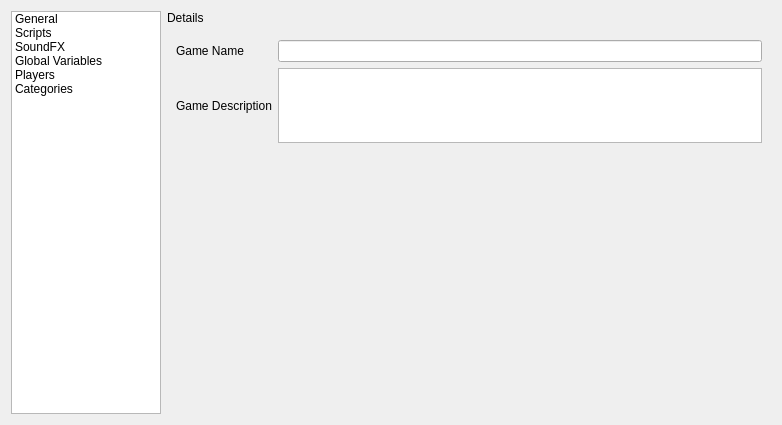
<?xml version="1.0" encoding="UTF-8"?>
<ui version="4.0">
 <class>GameconfigEditorv2</class>
 <widget class="QWidget" name="GameconfigEditorv2">
  <property name="geometry">
   <rect>
    <x>0</x>
    <y>0</y>
    <width>782</width>
    <height>425</height>
   </rect>
  </property>
  <property name="windowTitle">
   <string>Form</string>
  </property>
  <layout class="QGridLayout" name="gridLayout">
   <item row="0" column="1">
    <widget class="QLabel" name="sectionLabel">
     <property name="text">
      <string>Details</string>
     </property>
    </widget>
   </item>
   <item row="0" column="0" rowspan="2">
    <widget class="QListWidget" name="sectionList">
     <property name="sizePolicy">
      <sizepolicy hsizetype="Fixed" vsizetype="Expanding">
       <horstretch>0</horstretch>
       <verstretch>0</verstretch>
      </sizepolicy>
     </property>
     <property name="minimumSize">
      <size>
       <width>150</width>
       <height>0</height>
      </size>
     </property>
     <property name="maximumSize">
      <size>
       <width>150</width>
       <height>16777215</height>
      </size>
     </property>
     <item>
      <property name="text">
       <string>General</string>
      </property>
     </item>
     <item>
      <property name="text">
       <string>Scripts</string>
      </property>
     </item>
     <item>
      <property name="text">
       <string>SoundFX</string>
      </property>
     </item>
     <item>
      <property name="text">
       <string>Global Variables</string>
      </property>
     </item>
     <item>
      <property name="text">
       <string>Players</string>
      </property>
     </item>
     <item>
      <property name="text">
       <string>Categories</string>
      </property>
     </item>
    </widget>
   </item>
   <item row="1" column="1">
    <widget class="QStackedWidget" name="detailsWidget">
     <widget class="QWidget" name="generalPage">
      <layout class="QGridLayout" name="gridLayout_2">
       <item row="7" column="0">
        <spacer name="verticalSpacer">
         <property name="orientation">
          <enum>Qt::Vertical</enum>
         </property>
         <property name="sizeHint" stdset="0">
          <size>
           <width>20</width>
           <height>40</height>
          </size>
         </property>
        </spacer>
       </item>
       <item row="2" column="0">
        <widget class="QLabel" name="label_3">
         <property name="text">
          <string>Game Description</string>
         </property>
        </widget>
       </item>
       <item row="0" column="0">
        <widget class="QLabel" name="label_2">
         <property name="text">
          <string>Game Name</string>
         </property>
        </widget>
       </item>
       <item row="2" column="2">
        <widget class="QPlainTextEdit" name="gameDescription">
         <property name="maximumSize">
          <size>
           <width>16777215</width>
           <height>75</height>
          </size>
         </property>
        </widget>
       </item>
       <item row="0" column="2">
        <widget class="QLineEdit" name="gameName"/>
       </item>
      </layout>
     </widget>
     <widget class="QWidget" name="objectsPage">
      <layout class="QGridLayout" name="gridLayout_3">
       <item row="3" column="3">
        <spacer name="verticalSpacer_2">
         <property name="orientation">
          <enum>Qt::Vertical</enum>
         </property>
         <property name="sizeHint" stdset="0">
          <size>
           <width>20</width>
           <height>40</height>
          </size>
         </property>
        </spacer>
       </item>
       <item row="1" column="2">
        <widget class="QLabel" name="label_6">
         <property name="text">
          <string>Script</string>
         </property>
        </widget>
       </item>
       <item row="0" column="0" rowspan="4">
        <widget class="QListWidget" name="objList">
         <property name="sizePolicy">
          <sizepolicy hsizetype="Expanding" vsizetype="Expanding">
           <horstretch>0</horstretch>
           <verstretch>0</verstretch>
          </sizepolicy>
         </property>
         <property name="minimumSize">
          <size>
           <width>194</width>
           <height>0</height>
          </size>
         </property>
         <property name="maximumSize">
          <size>
           <width>16777215</width>
           <height>16777215</height>
          </size>
         </property>
        </widget>
       </item>
       <item row="4" column="0">
        <layout class="QGridLayout" name="gridLayout_4">
         <item row="1" column="3">
          <widget class="QToolButton" name="downObj">
           <property name="text">
            <string>D</string>
           </property>
          </widget>
         </item>
         <item row="1" column="1">
          <spacer name="horizontalSpacer">
           <property name="orientation">
            <enum>Qt::Horizontal</enum>
           </property>
           <property name="sizeHint" stdset="0">
            <size>
             <width>40</width>
             <height>20</height>
            </size>
           </property>
          </spacer>
         </item>
         <item row="1" column="0">
          <widget class="QToolButton" name="addObj">
           <property name="text">
            <string>+</string>
           </property>
          </widget>
         </item>
         <item row="1" column="2">
          <widget class="QToolButton" name="upObj">
           <property name="text">
            <string>U</string>
           </property>
          </widget>
         </item>
         <item row="1" column="5">
          <widget class="QToolButton" name="rmObj">
           <property name="text">
            <string>-</string>
           </property>
          </widget>
         </item>
         <item row="1" column="4">
          <spacer name="horizontalSpacer_11">
           <property name="orientation">
            <enum>Qt::Horizontal</enum>
           </property>
           <property name="sizeHint" stdset="0">
            <size>
             <width>40</width>
             <height>20</height>
            </size>
           </property>
          </spacer>
         </item>
        </layout>
       </item>
       <item row="1" column="3">
        <widget class="QLineEdit" name="objScript"/>
       </item>
       <item row="2" column="2" colspan="2">
        <widget class="QLabel" name="objType">
         <property name="text">
          <string>Object Type ID: 0</string>
         </property>
        </widget>
       </item>
      </layout>
     </widget>
     <widget class="QWidget" name="sfxPage">
      <layout class="QGridLayout" name="gridLayout_6">
       <item row="0" column="0" rowspan="3">
        <widget class="QListWidget" name="sfxList">
         <property name="sizePolicy">
          <sizepolicy hsizetype="Expanding" vsizetype="Expanding">
           <horstretch>0</horstretch>
           <verstretch>0</verstretch>
          </sizepolicy>
         </property>
         <property name="minimumSize">
          <size>
           <width>194</width>
           <height>0</height>
          </size>
         </property>
         <property name="maximumSize">
          <size>
           <width>16777215</width>
           <height>16777215</height>
          </size>
         </property>
        </widget>
       </item>
       <item row="2" column="2">
        <spacer name="verticalSpacer_3">
         <property name="orientation">
          <enum>Qt::Vertical</enum>
         </property>
         <property name="sizeHint" stdset="0">
          <size>
           <width>20</width>
           <height>311</height>
          </size>
         </property>
        </spacer>
       </item>
       <item row="0" column="1">
        <widget class="QLabel" name="label_8">
         <property name="text">
          <string>Path</string>
         </property>
        </widget>
       </item>
       <item row="0" column="2">
        <widget class="QLineEdit" name="sfxName"/>
       </item>
       <item row="3" column="0">
        <layout class="QGridLayout" name="gridLayout_5">
         <item row="0" column="0">
          <widget class="QToolButton" name="addSfx">
           <property name="text">
            <string>+</string>
           </property>
          </widget>
         </item>
         <item row="0" column="2">
          <widget class="QToolButton" name="upSfx">
           <property name="text">
            <string>U</string>
           </property>
          </widget>
         </item>
         <item row="0" column="3">
          <widget class="QToolButton" name="downSfx">
           <property name="text">
            <string>D</string>
           </property>
          </widget>
         </item>
         <item row="0" column="1">
          <spacer name="horizontalSpacer_2">
           <property name="orientation">
            <enum>Qt::Horizontal</enum>
           </property>
           <property name="sizeHint" stdset="0">
            <size>
             <width>40</width>
             <height>20</height>
            </size>
           </property>
          </spacer>
         </item>
         <item row="0" column="5">
          <widget class="QToolButton" name="rmSfx">
           <property name="text">
            <string>-</string>
           </property>
          </widget>
         </item>
         <item row="0" column="4">
          <spacer name="horizontalSpacer_10">
           <property name="orientation">
            <enum>Qt::Horizontal</enum>
           </property>
           <property name="sizeHint" stdset="0">
            <size>
             <width>40</width>
             <height>20</height>
            </size>
           </property>
          </spacer>
         </item>
        </layout>
       </item>
       <item row="1" column="1" colspan="2">
        <widget class="QLabel" name="sfxID">
         <property name="text">
          <string>SoundFX ID: 0</string>
         </property>
        </widget>
       </item>
      </layout>
     </widget>
     <widget class="QWidget" name="variablesPage">
      <layout class="QGridLayout" name="gridLayout_8">
       <item row="0" column="2">
        <widget class="QLineEdit" name="varName"/>
       </item>
       <item row="0" column="1">
        <widget class="QLabel" name="label_9">
         <property name="text">
          <string>Name</string>
         </property>
        </widget>
       </item>
       <item row="3" column="0">
        <layout class="QGridLayout" name="gridLayout_7">
         <item row="0" column="5">
          <widget class="QToolButton" name="rmVar">
           <property name="text">
            <string>-</string>
           </property>
          </widget>
         </item>
         <item row="0" column="3">
          <widget class="QToolButton" name="downVar">
           <property name="text">
            <string>D</string>
           </property>
          </widget>
         </item>
         <item row="0" column="1">
          <spacer name="horizontalSpacer_3">
           <property name="orientation">
            <enum>Qt::Horizontal</enum>
           </property>
           <property name="sizeHint" stdset="0">
            <size>
             <width>40</width>
             <height>20</height>
            </size>
           </property>
          </spacer>
         </item>
         <item row="0" column="2">
          <widget class="QToolButton" name="upVar">
           <property name="text">
            <string>U</string>
           </property>
          </widget>
         </item>
         <item row="0" column="0">
          <widget class="QToolButton" name="addVar">
           <property name="text">
            <string>+</string>
           </property>
          </widget>
         </item>
         <item row="0" column="4">
          <spacer name="horizontalSpacer_9">
           <property name="orientation">
            <enum>Qt::Horizontal</enum>
           </property>
           <property name="sizeHint" stdset="0">
            <size>
             <width>40</width>
             <height>20</height>
            </size>
           </property>
          </spacer>
         </item>
        </layout>
       </item>
       <item row="2" column="2">
        <spacer name="verticalSpacer_4">
         <property name="orientation">
          <enum>Qt::Vertical</enum>
         </property>
         <property name="sizeHint" stdset="0">
          <size>
           <width>20</width>
           <height>282</height>
          </size>
         </property>
        </spacer>
       </item>
       <item row="0" column="0" rowspan="3">
        <widget class="QListWidget" name="varList">
         <property name="sizePolicy">
          <sizepolicy hsizetype="Expanding" vsizetype="Expanding">
           <horstretch>0</horstretch>
           <verstretch>0</verstretch>
          </sizepolicy>
         </property>
         <property name="minimumSize">
          <size>
           <width>194</width>
           <height>0</height>
          </size>
         </property>
         <property name="maximumSize">
          <size>
           <width>16777215</width>
           <height>16777215</height>
          </size>
         </property>
        </widget>
       </item>
       <item row="1" column="1">
        <widget class="QLabel" name="label_7">
         <property name="text">
          <string>Value</string>
         </property>
        </widget>
       </item>
       <item row="1" column="2">
        <widget class="QSpinBox" name="varValue">
         <property name="minimum">
          <number>-999999999</number>
         </property>
         <property name="maximum">
          <number>999999999</number>
         </property>
        </widget>
       </item>
      </layout>
     </widget>
     <widget class="QWidget" name="playersPage">
      <layout class="QGridLayout" name="gridLayout_11">
       <item row="0" column="0" rowspan="4">
        <widget class="QListWidget" name="plrList">
         <property name="sizePolicy">
          <sizepolicy hsizetype="Expanding" vsizetype="Expanding">
           <horstretch>0</horstretch>
           <verstretch>0</verstretch>
          </sizepolicy>
         </property>
         <property name="minimumSize">
          <size>
           <width>194</width>
           <height>0</height>
          </size>
         </property>
         <property name="maximumSize">
          <size>
           <width>16777215</width>
           <height>16777215</height>
          </size>
         </property>
        </widget>
       </item>
       <item row="0" column="1">
        <widget class="QLabel" name="label_11">
         <property name="text">
          <string>Name</string>
         </property>
        </widget>
       </item>
       <item row="0" column="2">
        <widget class="QLineEdit" name="plrName"/>
       </item>
       <item row="3" column="2">
        <spacer name="verticalSpacer_5">
         <property name="orientation">
          <enum>Qt::Vertical</enum>
         </property>
         <property name="sizeHint" stdset="0">
          <size>
           <width>20</width>
           <height>311</height>
          </size>
         </property>
        </spacer>
       </item>
       <item row="1" column="1">
        <widget class="QLabel" name="label">
         <property name="text">
          <string>Animation</string>
         </property>
        </widget>
       </item>
       <item row="4" column="0">
        <layout class="QGridLayout" name="gridLayout_10">
         <item row="0" column="5">
          <widget class="QToolButton" name="rmPlr">
           <property name="text">
            <string>-</string>
           </property>
          </widget>
         </item>
         <item row="0" column="1">
          <spacer name="horizontalSpacer_5">
           <property name="orientation">
            <enum>Qt::Horizontal</enum>
           </property>
           <property name="sizeHint" stdset="0">
            <size>
             <width>40</width>
             <height>20</height>
            </size>
           </property>
          </spacer>
         </item>
         <item row="0" column="3">
          <widget class="QToolButton" name="downPlr">
           <property name="text">
            <string>D</string>
           </property>
          </widget>
         </item>
         <item row="0" column="2">
          <widget class="QToolButton" name="upPlr">
           <property name="text">
            <string>U</string>
           </property>
          </widget>
         </item>
         <item row="0" column="0">
          <widget class="QToolButton" name="addPlr">
           <property name="text">
            <string>+</string>
           </property>
          </widget>
         </item>
         <item row="0" column="4">
          <spacer name="horizontalSpacer_8">
           <property name="orientation">
            <enum>Qt::Horizontal</enum>
           </property>
           <property name="sizeHint" stdset="0">
            <size>
             <width>40</width>
             <height>20</height>
            </size>
           </property>
          </spacer>
         </item>
        </layout>
       </item>
       <item row="2" column="1">
        <widget class="QLabel" name="label_5">
         <property name="text">
          <string>Script</string>
         </property>
        </widget>
       </item>
       <item row="1" column="2">
        <widget class="QLineEdit" name="plrAnim"/>
       </item>
       <item row="2" column="2">
        <widget class="QLineEdit" name="plrScript"/>
       </item>
      </layout>
     </widget>
     <widget class="QWidget" name="categoriesPage">
      <layout class="QGridLayout" name="gridLayout_13">
       <item row="0" column="2">
        <widget class="QLineEdit" name="scnName"/>
       </item>
       <item row="4" column="2">
        <spacer name="verticalSpacer_6">
         <property name="orientation">
          <enum>Qt::Vertical</enum>
         </property>
         <property name="sizeHint" stdset="0">
          <size>
           <width>20</width>
           <height>226</height>
          </size>
         </property>
        </spacer>
       </item>
       <item row="1" column="1">
        <widget class="QLabel" name="label_10">
         <property name="text">
          <string>Folder</string>
         </property>
        </widget>
       </item>
       <item row="1" column="2">
        <widget class="QLineEdit" name="scnFolder"/>
       </item>
       <item row="6" column="0">
        <layout class="QGridLayout" name="gridLayout_12">
         <item row="0" column="0">
          <widget class="QToolButton" name="addScn">
           <property name="text">
            <string>+</string>
           </property>
          </widget>
         </item>
         <item row="0" column="6">
          <widget class="QToolButton" name="rmScn">
           <property name="text">
            <string>-</string>
           </property>
          </widget>
         </item>
         <item row="0" column="2">
          <widget class="QToolButton" name="upScn">
           <property name="text">
            <string>U</string>
           </property>
          </widget>
         </item>
         <item row="0" column="1">
          <spacer name="horizontalSpacer_6">
           <property name="orientation">
            <enum>Qt::Horizontal</enum>
           </property>
           <property name="sizeHint" stdset="0">
            <size>
             <width>40</width>
             <height>20</height>
            </size>
           </property>
          </spacer>
         </item>
         <item row="0" column="4">
          <spacer name="horizontalSpacer_7">
           <property name="orientation">
            <enum>Qt::Horizontal</enum>
           </property>
           <property name="sizeHint" stdset="0">
            <size>
             <width>40</width>
             <height>20</height>
            </size>
           </property>
          </spacer>
         </item>
         <item row="0" column="3">
          <widget class="QToolButton" name="downScn">
           <property name="text">
            <string>D</string>
           </property>
          </widget>
         </item>
        </layout>
       </item>
       <item row="0" column="1">
        <widget class="QLabel" name="label_12">
         <property name="text">
          <string>Name</string>
         </property>
        </widget>
       </item>
       <item row="2" column="1">
        <widget class="QLabel" name="label_13">
         <property name="text">
          <string>ID</string>
         </property>
        </widget>
       </item>
       <item row="2" column="2">
        <widget class="QLineEdit" name="scnID"/>
       </item>
       <item row="0" column="0" rowspan="5">
        <widget class="QTreeView" name="scnTree">
         <property name="minimumSize">
          <size>
           <width>0</width>
           <height>0</height>
          </size>
         </property>
         <property name="maximumSize">
          <size>
           <width>16777215</width>
           <height>16777215</height>
          </size>
         </property>
        </widget>
       </item>
       <item row="3" column="1" colspan="2">
        <widget class="QCheckBox" name="scnHighlighted">
         <property name="toolTip">
          <string>if checked this will be the highlighted text on dev menu (used for act 1's that have entire names e.g. &quot;Green Hill Zone 1&quot; would be highlighted, and &quot;2&quot; (GHZ2) wouldn't be)</string>
         </property>
         <property name="layoutDirection">
          <enum>Qt::LeftToRight</enum>
         </property>
         <property name="text">
          <string>Highlighted on Dev Menu</string>
         </property>
        </widget>
       </item>
      </layout>
     </widget>
    </widget>
   </item>
  </layout>
 </widget>
 <resources/>
 <connections/>
</ui>
